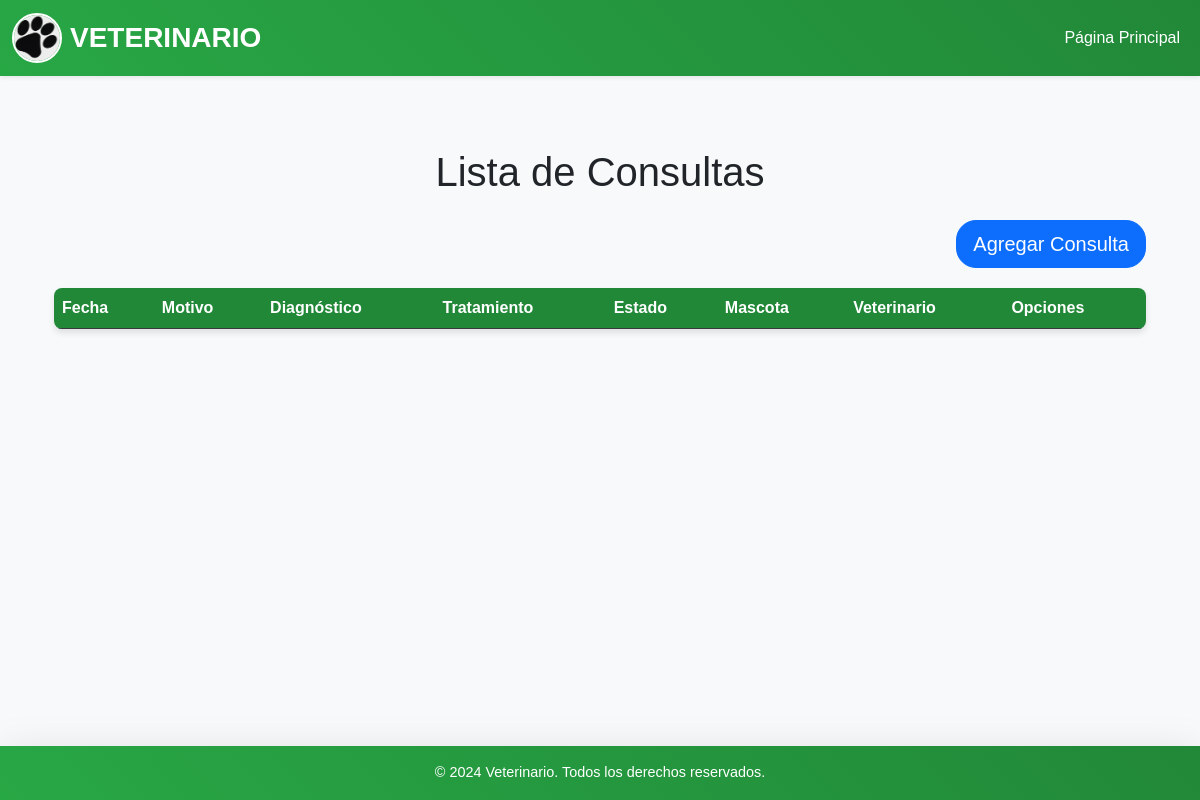
/consultas/table, run on an earlier commit of the app's database.
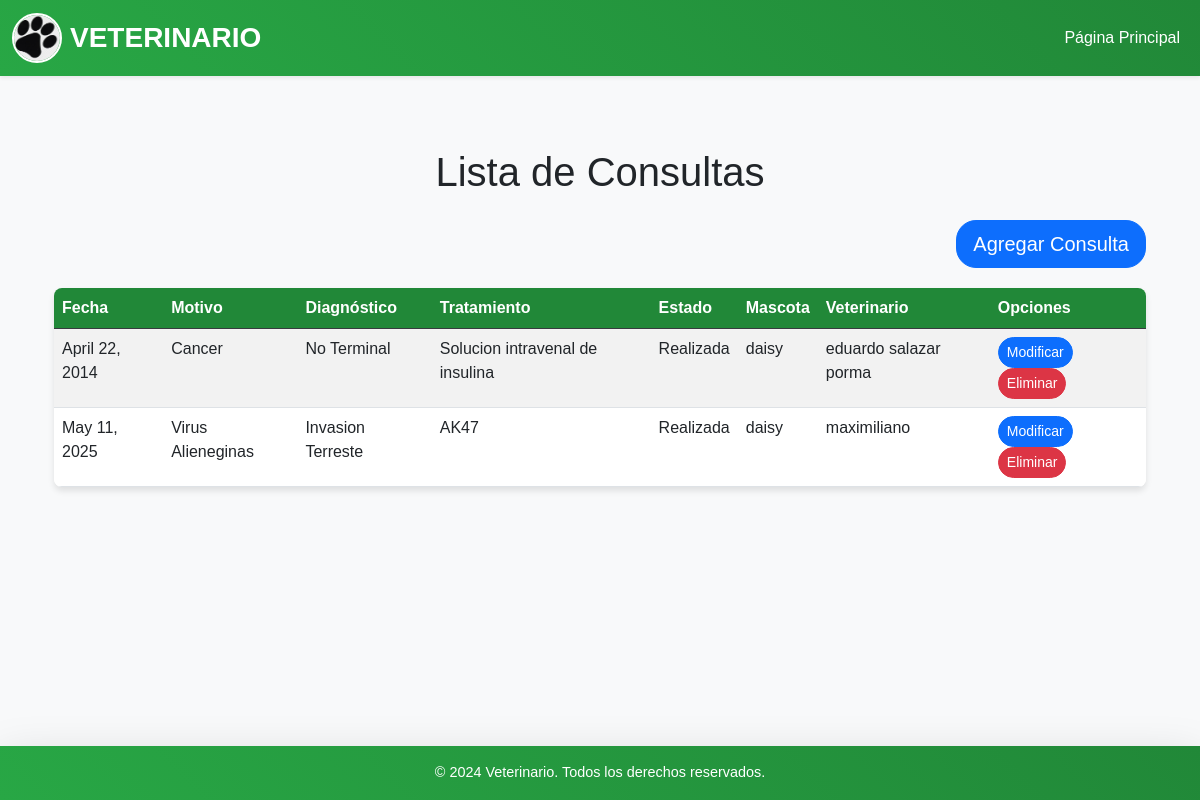
And on a later commit of the database.
### core/models.py (models this page shows)
class Consulta(models.Model):
    fecha = models.DateField()
    motivo = models.TextField("motivo consulta")
    diagnostico = models.CharField("diagnostico", max_length=100)
    tratamiento = models.CharField("tratamiento", max_length=200)
    ESTADOS = [
        ("Finalizada", "finalizada"),
        ("Realizada", "realizada"),
    ]
    estado = models.CharField("estado", max_length=11, choices=ESTADOS)
    mascota = models.ForeignKey(Mascota, on_delete=models.CASCADE)
    veterinario = models.ForeignKey(Veterinario, on_delete=models.CASCADE)
    class Meta:
        db_table = "consultas"

class Mascota(models.Model):
    nombre = models.CharField("nombre", max_length=65)
    especie = models.CharField("especie", max_length=65)
    raza = models.CharField("raza", max_length=65)
    edad = models.IntegerField("edad")
    peso = models.FloatField("edad")
    def __str__(self):
        return f"{self.nombre}"
    class Meta:
        db_table = "mascotas"

class Veterinario(models.Model):
    nombre = models.CharField("nombre", max_length=65)
    especialidad = models.CharField("especialidad", max_length=100)
    horarios = models.CharField("horarios", max_length=100)
    ESTADOS = [
        ("Disponible", "disponible"),
        ("Ocupado", "ocupado"),
    ]
    estado = models.CharField("estadio", max_length=11, choices=ESTADOS)
    def __str__(self):
        return f"{self.nombre}"
    class Meta:
        db_table = "veterinarios"

### core/views.py (the view)
# urls.py: path("consultas/table", getConsultas, name = "consultas"),
def getConsultas(request):
    consultas = Consulta.objects.all()
    return render(request, "consultas.html", {"consultas": consultas})

### core/templates/consultas.html (shortened to what this page needs)
{% extends 'base.html' %}
{% load static %}
{% block content %}
<div class="container mt-5">
    <h1 class="text-center mb-4">Lista de Consultas</h1>
    <div class="mb-3 text-end">
        <a class="btn btn-primary btn-lg" href="{% url 'nueva-consultas' %}">Agregar Consulta</a>
    </div>
    <table class="table table-striped table-hover">
        <thead class="table-dark">
            <tr>
                <th>Fecha</th>
                <th>Motivo</th>
                <th>Diagnóstico</th>
                <th>Tratamiento</th>
                <th>Estado</th>
                <th>Mascota</th>
                <th>Veterinario</th>
                <th>Opciones</th>
            </tr>
        </thead>
        <tbody>
            {% for consulta in consultas %}
            <tr>
                <td>{{ consulta.fecha }}</td>
                <td>{{ consulta.motivo }}</td>
                <td>{{ consulta.diagnostico }}</td>
                <td>{{ consulta.tratamiento }}</td>
                <td>{{ consulta.estado }}</td>
                <td>{{ consulta.mascota }}</td>
                <td>{{ consulta.veterinario }}</td>
                <td>
                    <a href="{% url 'actualizar-consultas' consulta.id %}" class="btn btn-primary btn-sm">Modificar</a>
                    <a href="{% url 'eliminar-consultas' consulta.id %}" class="btn btn-danger btn-sm">Eliminar</a>
                </td>
            </tr>
            {% endfor %}
        </tbody>
    </table>
</div>
{% endblock %}

### core/templates/base.html (shortened to what this page needs)
<!DOCTYPE html>
<html lang="es">
<head>
    <link href="https://cdn.jsdelivr.net/npm/bootstrap@5.3.0-alpha1/dist/css/bootstrap.min.css" rel="stylesheet">
    {% load static %}
    <link href="{% static 'styles.css' %}" rel="stylesheet">
</head>
<body class="bg-light">
<nav class="navbar navbar-expand-lg navbar-primary bg-success shadow-sm">
    <div class="container-fluid d-flex align-items-center">
        <a class="navbar-brand text-white d-flex align-items-center" href="#">
            <img src="{% static 'paws.jpg' %}" alt="Logo" class="rounded-circle me-2" style="width: 50px; height: 50px;">
            <span class="fw-bold fs-3 text-uppercase">Veterinario</span>
        </a>
        <div class="collapse navbar-collapse justify-content-end" id="navbarNav">
            <ul class="navbar-nav">
                <li class="nav-item">
                    <a class="nav-link text-white" href="{% url 'consultas' %}">Página Principal</a>
                </li>
            </ul>
        </div>
    </div>
</nav>
<div class="container py-4">
    {% block content %}
    {% endblock %}
</div>
<footer class="bg-success text-white text-center py-3 mt-4 shadow-lg">
    <p class="mb-0">&copy; 2024 Veterinario. Todos los derechos reservados.</p>
</footer>
</body>
</html>

### core/static/styles.css (style rules this page uses)
.navbar-primary { background: linear-gradient(45deg, #28a745, #218838); }
.navbar-brand img { border: 2px solid white; }
.table { margin-top: 20px; border-radius: 8px; overflow: hidden; background-color: white; box-shadow: 0 4px 6px rgba(0, 0, 0, 0.1); }
.table th { background-color: #218838; color: white; font-weight: bold; }
footer { font-size: 0.9rem; background: linear-gradient(45deg, #28a745, #218838); color: white; position: absolute; bottom: 0; width: 100%; }
.btn-primary, .btn-success , .btn-danger { border-radius: 20px; transition: transform 0.3s ease, background-color 0.3s ease; }

What changed in the data, as far as the page shows it:
added Consulta: fecha "April 22, 2014", motivo "Cancer", diagnostico "No Terminal", tratamiento "Solucion intravenal de insulina", estado "Realizada", mascota "daisy", veterinario "eduardo salazar porma"
added Consulta: fecha "May 11, 2025", motivo "Virus Alieneginas", diagnostico "Invasion Terreste", tratamiento "AK47", estado "Realizada", mascota "daisy", veterinario "maximiliano"
